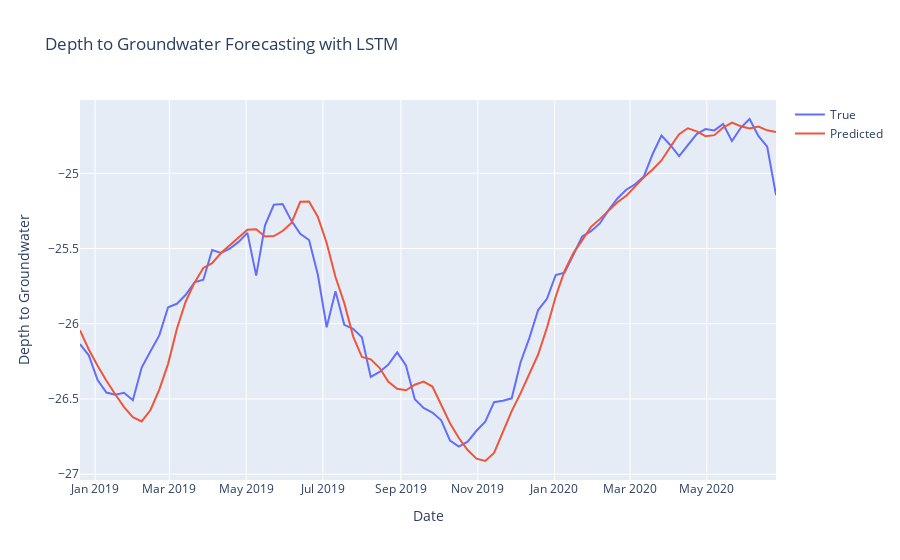

The cell this chart's notebook holds for it:
### Markdown cell above
## LSTM

### Code cell
import numpy as np
import tensorflow as tf
from tensorflow.keras.models import Sequential
from tensorflow.keras.layers import LSTM, Dense
from sklearn.preprocessing import MinMaxScaler
from sklearn.metrics import mean_squared_error
from math import sqrt
import plotly.graph_objs as go
from plotly.subplots import make_subplots
import pandas as pd
from datetime import date

# Ensure your data is in the right format
train_data = np.array(y_train).reshape(-1, 1)
valid_data = np.array(y_valid).reshape(-1, 1)

# Normalize the data
scaler = MinMaxScaler()
train_data = scaler.fit_transform(train_data)
valid_data = scaler.transform(valid_data)

# Create sequences for training data
sequence_length = 10  # Adjust as needed
X_train, y_train = [], []

for i in range(sequence_length, len(train_data)):
    X_train.append(train_data[i - sequence_length:i, 0])
    y_train.append(train_data[i, 0])

X_train, y_train = np.array(X_train), np.array(y_train)

# Create sequences for validation data
X_valid, y_valid = [], []

for i in range(sequence_length, len(valid_data)):
    X_valid.append(valid_data[i - sequence_length:i, 0])
    y_valid.append(valid_data[i, 0])

X_valid, y_valid = np.array(X_valid), np.array(y_valid)

# Build the LSTM model
model = Sequential()
model.add(LSTM(units=50, activation='relu', input_shape=(X_train.shape[1], 1)))
model.add(Dense(units=1))
model.compile(optimizer='adam', loss='mean_squared_error')

# Train the model
model.fit(X_train, y_train, epochs=50, batch_size=64)

# Make predictions
y_pred = model.predict(X_valid)

# Inverse transform to get actual values
y_pred = scaler.inverse_transform(y_pred)
y_valid = scaler.inverse_transform(y_valid.reshape(-1, 1))

# Calculate RMSE
rmse = sqrt(mean_squared_error(y_valid, y_pred))
print("Root Mean Squared Error (RMSE):", rmse)

# Create a DataFrame for visualization
univariate_df = df[['date', 'depth_to_groundwater']].copy()
univariate_df.columns = ['ds', 'y']

# Create an interactive subplot
fig = make_subplots(rows=1, cols=1)

# Add the true values as a trace
true_trace = go.Scatter(
    x=univariate_df['ds'][-len(y_valid):],
    y=y_valid.flatten(),
    mode='lines',
    name='True'
)

# Add the predicted values as a trace
predicted_trace = go.Scatter(
    x=univariate_df['ds'][-len(y_pred):],
    y=y_pred.flatten(),
    mode='lines',
    name='Predicted'
)

fig.add_trace(true_trace)
fig.add_trace(predicted_trace)

# Customize the layout
fig.update_layout(
    title='Depth to Groundwater Forecasting with LSTM',
    xaxis_title='Date',
    yaxis_title='Depth to Groundwater'
)

# Show the interactive chart
fig.show()

### Figure 1 — Plotly figure (JSON) as saved in the notebook; plotly's stock layout.template omitted (floating-point values rounded to 4 significant figures)
{"data": [{"mode": "lines", "name": "True", "type": "scatter", "x": ["2018-12-20T00:00:00", "2018-12-27T00:00:00", "2019-01-03T00:00:00", "2019-01-10T00:00:00", "2019-01-17T00:00:00", "2019-01-24T00:00:00", "2019-01-31T00:00:00", "2019-02-07T00:00:00", "2019-02-14T00:00:00", "2019-02-21T00:00:00", "2019-02-28T00:00:00", "2019-03-07T00:00:00", "2019-03-14T00:00:00", "2019-03-21T00:00:00", "2019-03-28T00:00:00", "2019-04-04T00:00:00", "2019-04-11T00:00:00", "2019-04-18T00:00:00", "2019-04-25T00:00:00", "2019-05-02T00:00:00", "2019-05-09T00:00:00", "2019-05-16T00:00:00", "2019-05-23T00:00:00", "2019-05-30T00:00:00", "2019-06-06T00:00:00", "2019-06-13T00:00:00", "2019-06-20T00:00:00", "2019-06-27T00:00:00", "2019-07-04T00:00:00", "2019-07-11T00:00:00", "2019-07-18T00:00:00", "2019-07-25T00:00:00", "2019-08-01T00:00:00", "2019-08-08T00:00:00", "2019-08-15T00:00:00", "2019-08-22T00:00:00", "2019-08-29T00:00:00", "2019-09-05T00:00:00", "2019-09-12T00:00:00", "2019-09-19T00:00:00", "2019-09-26T00:00:00", "2019-10-03T00:00:00", "2019-10-10T00:00:00", "2019-10-17T00:00:00", "2019-10-24T00:00:00", "2019-10-31T00:00:00", "2019-11-07T00:00:00", "2019-11-14T00:00:00", "2019-11-21T00:00:00", "2019-11-28T00:00:00", "2019-12-05T00:00:00", "2019-12-12T00:00:00", "2019-12-19T00:00:00", "2019-12-26T00:00:00", "2020-01-02T00:00:00", "2020-01-09T00:00:00", "2020-01-16T00:00:00", "2020-01-23T00:00:00", "2020-01-30T00:00:00", "2020-02-06T00:00:00", "2020-02-13T00:00:00", "2020-02-20T00:00:00", "2020-02-27T00:00:00", "2020-03-05T00:00:00", "2020-03-12T00:00:00", "2020-03-19T00:00:00", "2020-03-26T00:00:00", "2020-04-02T00:00:00", "2020-04-09T00:00:00", "2020-04-16T00:00:00", "2020-04-23T00:00:00", "2020-04-30T00:00:00", "2020-05-07T00:00:00", "2020-05-14T00:00:00", "2020-05-21T00:00:00", "2020-05-28T00:00:00", "2020-06-04T00:00:00", "2020-06-11T00:00:00", "2020-06-18T00:00:00", "2020-06-25T00:00:00"], "y": [-26.14, -26.21, -26.37, -26.46, -26.47, -26.46, -26.51, -26.29, -26.18, -26.08, -25.89, -25.87, -25.81, -25.72, -25.71, -25.51, -25.53, -25.5, -25.46, -25.4, -25.68, -25.35, -25.21, -25.2, -25.32, -25.4, -25.44, -25.67, -26.02, -25.78, -26.01, -26.03, -26.09, -26.35, -26.32, -26.27, -26.19, -26.28, -26.5, -26.56, -26.59, -26.64, -26.78, -26.82, -26.78, -26.71, -26.65, -26.52, -26.51, -26.5, -26.26, -26.1, -25.91, -25.83, -25.68, -25.66, -25.54, -25.42, -25.38, -25.33, -25.24, -25.17, -25.11, -25.07, -25.02, -24.87, -24.75, -24.81, -24.89, -24.81, -24.74, -24.71, -24.71, -24.67, -24.79, -24.7, -24.64, -24.75, -24.82, -25.14]}, {"mode": "lines", "name": "Predicted", "type": "scatter", "x": ["2018-12-20T00:00:00", "2018-12-27T00:00:00", "2019-01-03T00:00:00", "2019-01-10T00:00:00", "2019-01-17T00:00:00", "2019-01-24T00:00:00", "2019-01-31T00:00:00", "2019-02-07T00:00:00", "2019-02-14T00:00:00", "2019-02-21T00:00:00", "2019-02-28T00:00:00", "2019-03-07T00:00:00", "2019-03-14T00:00:00", "2019-03-21T00:00:00", "2019-03-28T00:00:00", "2019-04-04T00:00:00", "2019-04-11T00:00:00", "2019-04-18T00:00:00", "2019-04-25T00:00:00", "2019-05-02T00:00:00", "2019-05-09T00:00:00", "2019-05-16T00:00:00", "2019-05-23T00:00:00", "2019-05-30T00:00:00", "2019-06-06T00:00:00", "2019-06-13T00:00:00", "2019-06-20T00:00:00", "2019-06-27T00:00:00", "2019-07-04T00:00:00", "2019-07-11T00:00:00", "2019-07-18T00:00:00", "2019-07-25T00:00:00", "2019-08-01T00:00:00", "2019-08-08T00:00:00", "2019-08-15T00:00:00", "2019-08-22T00:00:00", "2019-08-29T00:00:00", "2019-09-05T00:00:00", "2019-09-12T00:00:00", "2019-09-19T00:00:00", "2019-09-26T00:00:00", "2019-10-03T00:00:00", "2019-10-10T00:00:00", "2019-10-17T00:00:00", "2019-10-24T00:00:00", "2019-10-31T00:00:00", "2019-11-07T00:00:00", "2019-11-14T00:00:00", "2019-11-21T00:00:00", "2019-11-28T00:00:00", "2019-12-05T00:00:00", "2019-12-12T00:00:00", "2019-12-19T00:00:00", "2019-12-26T00:00:00", "2020-01-02T00:00:00", "2020-01-09T00:00:00", "2020-01-16T00:00:00", "2020-01-23T00:00:00", "2020-01-30T00:00:00", "2020-02-06T00:00:00", "2020-02-13T00:00:00", "2020-02-20T00:00:00", "2020-02-27T00:00:00", "2020-03-05T00:00:00", "2020-03-12T00:00:00", "2020-03-19T00:00:00", "2020-03-26T00:00:00", "2020-04-02T00:00:00", "2020-04-09T00:00:00", "2020-04-16T00:00:00", "2020-04-23T00:00:00", "2020-04-30T00:00:00", "2020-05-07T00:00:00", "2020-05-14T00:00:00", "2020-05-21T00:00:00", "2020-05-28T00:00:00", "2020-06-04T00:00:00", "2020-06-11T00:00:00", "2020-06-18T00:00:00", "2020-06-25T00:00:00"], "y": [-26.04, -26.17, -26.28, -26.38, -26.47, -26.55, -26.62, -26.65, -26.57, -26.44, -26.27, -26.03, -25.85, -25.73, -25.63, -25.6, -25.53, -25.48, -25.43, -25.37, -25.37, -25.42, -25.42, -25.38, -25.33, -25.19, -25.19, -25.29, -25.46, -25.69, -25.86, -26.08, -26.22, -26.24, -26.29, -26.39, -26.43, -26.44, -26.4, -26.38, -26.42, -26.53, -26.66, -26.76, -26.84, -26.9, -26.91, -26.86, -26.72, -26.58, -26.46, -26.33, -26.2, -26.03, -25.82, -25.65, -25.53, -25.45, -25.36, -25.3, -25.25, -25.19, -25.15, -25.09, -25.03, -24.97, -24.91, -24.82, -24.74, -24.7, -24.72, -24.75, -24.75, -24.7, -24.66, -24.69, -24.7, -24.69, -24.71, -24.72]}], "layout": {"title": {"text": "Depth to Groundwater Forecasting with LSTM"}, "xaxis": {"anchor": "y", "domain": [0, 1], "title": {"text": "Date"}}, "yaxis": {"anchor": "x", "domain": [0, 1], "title": {"text": "Depth to Groundwater"}}}}
